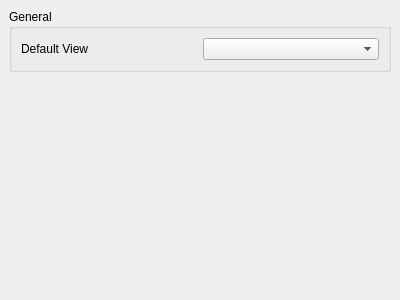
<ui version="4.0" >
 <class>ApplicationSettingsWidget</class>
 <widget class="QWidget" name="ApplicationSettingsWidget" >
  <property name="geometry" >
   <rect>
    <x>0</x>
    <y>0</y>
    <width>400</width>
    <height>300</height>
   </rect>
  </property>
  <property name="windowTitle" >
   <string>Form</string>
  </property>
  <layout class="QVBoxLayout" >
   <property name="margin" >
    <number>9</number>
   </property>
   <property name="spacing" >
    <number>6</number>
   </property>
   <item>
    <widget class="QGroupBox" name="groupBox" >
     <property name="title" >
      <string>General</string>
     </property>
     <layout class="QGridLayout" >
      <property name="margin" >
       <number>9</number>
      </property>
      <property name="spacing" >
       <number>6</number>
      </property>
      <item row="0" column="0" >
       <widget class="QLabel" name="label" >
        <property name="text" >
         <string>Default View</string>
        </property>
       </widget>
      </item>
      <item row="0" column="1" >
       <widget class="QComboBox" name="DefaultViewType" >
        <property name="toolTip" >
         <string>&lt;html>Select the view that is created by default when the application starts up&lt;/html></string>
        </property>
        <property name="statusTip" >
         <string>&lt;html>Select the view that is created by default when the application starts up&lt;/html></string>
        </property>
        <property name="whatsThis" >
         <string>&lt;html>Select the view that is created by default when the application starts up&lt;/html></string>
        </property>
       </widget>
      </item>
     </layout>
    </widget>
   </item>
   <item>
    <spacer>
     <property name="orientation" >
      <enum>Qt::Vertical</enum>
     </property>
     <property name="sizeHint" >
      <size>
       <width>20</width>
       <height>40</height>
      </size>
     </property>
    </spacer>
   </item>
  </layout>
 </widget>
 <resources/>
 <connections/>
</ui>
